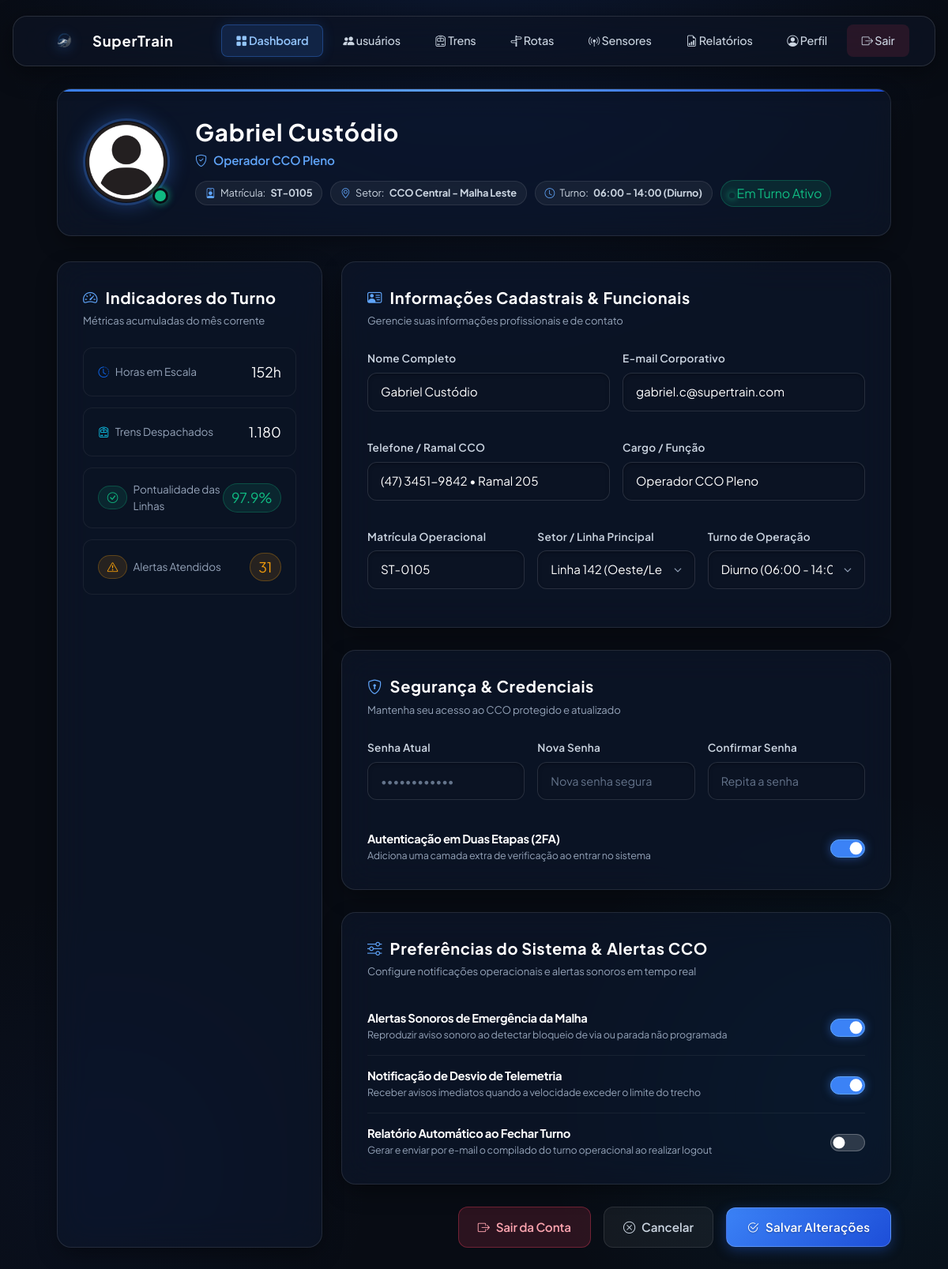
The page /perfil.php (signed in) on the database its author committed.
### tables this page shows
CREATE TABLE `operadores` (
    `id` INT AUTO_INCREMENT PRIMARY KEY,
    `usuario_id` INT NOT NULL UNIQUE,
    `matricula` VARCHAR(20) NOT NULL UNIQUE,
    `nome_completo` VARCHAR(150) NOT NULL,
    `cargo_funcao` VARCHAR(100) NOT NULL,
    `setor_descricao` VARCHAR(100) NOT NULL DEFAULT 'CCO Central - Malha Sul',
    `telefone_ramal` VARCHAR(60) NULL,
    `foto_perfil_url` VARCHAR(255) DEFAULT 'imagens/foto_perfil.webp',
    `linha_principal_id` INT NULL,
    `turno_trabalho` ENUM('diurno1', 'vespertino', 'noturno', 'escala') NOT NULL DEFAULT 'diurno1',
    `status_turno` ENUM('ativo', 'inativo', 'pausa') NOT NULL DEFAULT 'ativo',
    `horas_em_escala_acumuladas` INT NOT NULL DEFAULT 0,
    `trens_despachados_acumulados` INT NOT NULL DEFAULT 0,
    `pontualidade_linhas_percentual` DECIMAL(5,2) NOT NULL DEFAULT 98.40,
    `alertas_atendidos_acumulados` INT NOT NULL DEFAULT 0,
    `autenticacao_2fa` BOOLEAN NOT NULL DEFAULT TRUE,
    `alerta_sonoro_emergencia` BOOLEAN NOT NULL DEFAULT TRUE,
    `notificacao_telemetria` BOOLEAN NOT NULL DEFAULT TRUE,
    `relatorio_auto_fechamento` BOOLEAN NOT NULL DEFAULT TRUE,
    `criado_em` DATETIME DEFAULT CURRENT_TIMESTAMP,
    `atualizado_em` DATETIME DEFAULT CURRENT_TIMESTAMP ON UPDATE CURRENT_TIMESTAMP,
    CONSTRAINT `fk_operadores_usuario` FOREIGN KEY (`usuario_id`) REFERENCES `usuarios`(`id`) ON DELETE CASCADE,
    CONSTRAINT `fk_operadores_linha` FOREIGN KEY (`linha_principal_id`) REFERENCES `linhas`(`id`) ON DELETE SET NULL,
    INDEX `idx_operadores_matricula` (`matricula`)
);

CREATE TABLE `usuarios` (
    `id` INT AUTO_INCREMENT PRIMARY KEY,
    `email` VARCHAR(150) NOT NULL UNIQUE,
    `nome_usuario` VARCHAR(50) NOT NULL UNIQUE,
    `senha_hash` VARCHAR(255) NOT NULL,
    `cargo` enum('gestor','operador', 'cliente') DEFAULT 'cliente',
    `pais_id` INT NOT NULL,
    `status_conta` ENUM('ativo', 'inativo', 'bloqueado', 'pendente') NOT NULL DEFAULT 'ativo',
    `ultimo_login` DATETIME NULL,
    `criado_em` DATETIME DEFAULT CURRENT_TIMESTAMP,
    `atualizado_em` DATETIME DEFAULT CURRENT_TIMESTAMP ON UPDATE CURRENT_TIMESTAMP,
    CONSTRAINT `fk_usuarios_pais` FOREIGN KEY (`pais_id`) REFERENCES `paises`(`id`) ON DELETE RESTRICT
);

CREATE TABLE `linhas` (
    `id` INT AUTO_INCREMENT PRIMARY KEY,
    `codigo_linha` VARCHAR(10) NOT NULL UNIQUE,
    `nome_linha` VARCHAR(100) NOT NULL,
    `sentido_padrao` VARCHAR(50) NOT NULL,
    `tipo_linha` ENUM('passageiros', 'carga', 'expresso', 'misto') NOT NULL DEFAULT 'passageiros',
    `status_operacional` ENUM('ativo', 'parado', 'manutencao', 'atencao') NOT NULL DEFAULT 'ativo',
    `cor_hex` VARCHAR(7) NOT NULL DEFAULT '#00d2ff',
    `extensao_km` DECIMAL(6,2) NOT NULL DEFAULT 0.00,
    `ativo` BOOLEAN NOT NULL DEFAULT TRUE,
    `criado_em` DATETIME DEFAULT CURRENT_TIMESTAMP,
    INDEX `idx_linhas_codigo` (`codigo_linha`),
    INDEX `idx_linhas_status` (`status_operacional`)
);

### perfil.php (the view, shortened to what the rows shown need)
<?php
require 'config.php';
$usuarioId = (int) $_SESSION['usuario_id'];
$turnos = [
  'diurno1'    => ['rotulo' => 'Diurno (06:00 - 14:00)',     'resumo' => '06:00 - 14:00 (Diurno)'],
  'vespertino' => ['rotulo' => 'Vespertino (14:00 - 22:00)', 'resumo' => '14:00 - 22:00 (Vespertino)'],
  'noturno'    => ['rotulo' => 'Noturno (22:00 - 06:00)',    'resumo' => '22:00 - 06:00 (Noturno)'],
  'escala'     => ['rotulo' => 'Escala 12x36',               'resumo' => 'Escala 12x36'],
];
$statusTurno = [
  'ativo'   => ['rotulo' => 'Em Turno Ativo', 'cor' => null],
  'pausa'   => ['rotulo' => 'Em Pausa',       'cor' => '#ffc107'],
  'inativo' => ['rotulo' => 'Fora de Turno',  'cor' => '#6c757d'],
];
function buscarPerfil(mysqli $conexao, int $usuarioId): ?array
{
  $stmt = $conexao->prepare(
    'SELECT u.id AS usuario_id, u.email, u.nome_usuario, u.senha_hash, u.cargo AS cargo_usuario,
            o.id AS operador_id, o.matricula, o.nome_completo, o.cargo_funcao, o.setor_descricao,
            o.telefone_ramal, o.foto_perfil_url, o.linha_principal_id, o.turno_trabalho, o.status_turno,
            o.horas_em_escala_acumuladas, o.trens_despachados_acumulados,
            o.pontualidade_linhas_percentual, o.alertas_atendidos_acumulados,
            o.autenticacao_2fa, o.alerta_sonoro_emergencia, o.notificacao_telemetria,
            o.relatorio_auto_fechamento
       FROM usuarios u
       LEFT JOIN operadores o ON o.usuario_id = u.id
      WHERE u.id = ?'
  );
  $stmt->bind_param('i', $usuarioId);
  $stmt->execute();
  $perfil = $stmt->get_result()->fetch_assoc();
  return $perfil ?: null;
}
$perfil = buscarPerfil($conexao, $usuarioId);
$linhas = $conexao->query('SELECT id, codigo_linha, nome_linha FROM linhas WHERE ativo = 1 ORDER BY codigo_linha');
$nomeExibicao   = $perfil['nome_completo'] ?? ($perfil['nome_usuario'] ?? $perfil['email']);
$cargoExibicao  = $perfil['cargo_funcao'] ?? ucfirst((string) $perfil['cargo_usuario']);
$matricula      = $perfil['matricula'] ?? '—';
$setor          = $perfil['setor_descricao'] ?? '—';
$foto           = $perfil['foto_perfil_url'] ?: 'imagens/foto_perfil.webp';
$turnoAtual     = $perfil['turno_trabalho'] ?? 'diurno1';
$statusAtual    = $statusTurno[$perfil['status_turno'] ?? 'inativo'] ?? $statusTurno['inativo'];
$linhaAtual     = $perfil['linha_principal_id'];
?>
<!DOCTYPE html>
<html lang="pt-br">
<head>
  <link href="https://cdn.jsdelivr.net/npm/bootstrap@5.3.3/dist/css/bootstrap.min.css" rel="stylesheet" />
  <link rel="stylesheet" href="https://cdn.jsdelivr.net/npm/bootstrap-icons@1.11.3/font/bootstrap-icons.min.css" />
  <link rel="stylesheet" href="estilo/perfil.css" />
</head>
<body>
  <main>
    <div class="container perfil-container">
      <section class="card card-bg-blur perfil-hero-card">
        <div class="perfil-hero-content">
          <div class="perfil-avatar-wrapper">
            <img src="<?= htmlspecialchars($foto) ?>" alt="Foto do Operador" class="perfil-avatar-img" />
            <span class="perfil-avatar-badge" title="Operador Conectado"></span>
          </div>
          <div class="perfil-info">
            <h1 class="perfil-nome"><?= htmlspecialchars($nomeExibicao) ?></h1>
            <div class="perfil-cargo">
              <i class="bi bi-shield-check"></i> <?= htmlspecialchars($cargoExibicao) ?>
            </div>
            <div class="perfil-meta-tags">
              <span class="meta-tag">
                <i class="bi bi-person-badge"></i> Matrícula: <strong><?= htmlspecialchars($matricula) ?></strong>
              </span>
              <span class="meta-tag">
                <i class="bi bi-geo-alt"></i> Setor: <strong><?= htmlspecialchars($setor) ?></strong>
              </span>
              <span class="meta-tag">
                <i class="bi bi-clock"></i> Turno: <strong><?= htmlspecialchars($turnos[$turnoAtual]['resumo'] ?? '—') ?></strong>
              </span>
              <span class="status-ativo">
                <span class="status-dot" <?= $statusAtual['cor'] ? 'style="background-color: ' . $statusAtual['cor'] . ';"' : '' ?>></span>
                <?= htmlspecialchars($statusAtual['rotulo']) ?>
              </span>
            </div>
          </div>
        </div>
      </section>
      <div class="row g-4">
        <div class="col-lg-4">
          <div class="card card-bg-blur perfil-card perfil-stats-card">
            <div class="perfil-stats-header">
              <h2 class="card-section-title">
                <i class="bi bi-speedometer2"></i> Indicadores do Turno
              </h2>
            </div>
            <div class="perfil-stats-grid">
              <div class="stat-item">
                <span class="stat-item-label">
                  <i class="bi bi-clock-history text-primary"></i> Horas em Escala
                </span>
                <span class="stat-item-value"><?= (int) ($perfil['horas_em_escala_acumuladas'] ?? 0) ?>h</span>
              </div>
              <div class="stat-item">
                <span class="stat-item-label">
                  <i class="bi bi-train-front text-info"></i> Trens Despachados
                </span>
                <span class="stat-item-value"><?= number_format((int) ($perfil['trens_despachados_acumulados'] ?? 0), 0, ',', '.') ?></span>
              </div>
              <div class="stat-item">
                <span class="stat-item-label">
                  <i class="bi bi-check-circle text-success"></i> Pontualidade das Linhas
                </span>
                <span class="stat-item-value text-success">
                  <?= $perfil['pontualidade_linhas_percentual'] !== null
                    ? number_format((float) $perfil['pontualidade_linhas_percentual'], 1, '.', '') . '%'
                    : '—' ?>
                </span>
              </div>
              <div class="stat-item">
                <span class="stat-item-label">
                  <i class="bi bi-exclamation-triangle text-warning"></i> Alertas Atendidos
                </span>
                <span class="stat-item-value text-warning"><?= (int) ($perfil['alertas_atendidos_acumulados'] ?? 0) ?></span>
              </div>
            </div>
          </div>
        </div>
        <div class="col-lg-8">
          <form id="formPerfilOperador" method="post">
            <div class="card card-bg-blur perfil-card">
              <h2 class="card-section-title">
                <i class="bi bi-person-vcard"></i> Informações Cadastrais & Funcionais
              </h2>
              <div class="row g-3">
                <div class="col-md-6">
                  <div class="form-group mb-3">
                    <label for="inputNomeCompleto" class="form-label">Nome Completo</label>
                    <input type="text" id="inputNomeCompleto" name="nome_completo" class="form-control"
                      value="<?= htmlspecialchars($perfil['nome_completo'] ?? '') ?>" maxlength="150" required />
                  </div>
                </div>
                <div class="col-md-6">
                  <div class="form-group mb-3">
                    <label for="inputEmailCorp" class="form-label">E-mail Corporativo</label>
                    <input type="email" id="inputEmailCorp" name="email" class="form-control"
                      value="<?= htmlspecialchars($perfil['email']) ?>" maxlength="150" required />
                  </div>
                </div>
                <div class="col-md-6">
                  <div class="form-group mb-3">
                    <label for="inputRamal" class="form-label">Telefone / Ramal CCO</label>
                    <input type="text" id="inputRamal" name="telefone_ramal" class="form-control"
                      value="<?= htmlspecialchars($perfil['telefone_ramal'] ?? '') ?>" maxlength="60" />
                  </div>
                </div>
                <div class="col-md-6">
                  <div class="form-group mb-3">
                    <label for="inputCargoFuncao" class="form-label">Cargo / Função</label>
                    <input type="text" id="inputCargoFuncao" name="cargo_funcao" class="form-control"
                      value="<?= htmlspecialchars($perfil['cargo_funcao'] ?? '') ?>" maxlength="100" />
                  </div>
                </div>
                <div class="col-md-4">
                  <div class="form-group mb-3">
                    <label for="inputMatricula" class="form-label">Matrícula Operacional</label>
                    <input type="text" id="inputMatricula" class="form-control" value="<?= htmlspecialchars($matricula) ?>" disabled />
                  </div>
                </div>
                <div class="col-md-4">
                  <div class="form-group mb-3">
                    <label for="selectSetorLinha" class="form-label">Setor / Linha Principal</label>
                    <select id="selectSetorLinha" name="linha_principal_id" class="form-select">
                      <?php while ($linha = $linhas->fetch_assoc()): ?>
                        <option value="<?= (int) $linha['id'] ?>" <?= (int) $linhaAtual === (int) $linha['id'] ? 'selected' : '' ?>>
                          <?= htmlspecialchars($linha['nome_linha']) ?>
                        </option>
                      <?php endwhile; ?>
                    </select>
                  </div>
                </div>
                <div class="col-md-4">
                  <div class="form-group mb-3">
                    <label for="selectTurnoTrabalho" class="form-label">Turno de Operação</label>
                    <select id="selectTurnoTrabalho" name="turno_trabalho" class="form-select">
                      <?php foreach ($turnos as $valor => $turno): ?>
                        <option value="<?= $valor ?>" <?= $turnoAtual === $valor ? 'selected' : '' ?>>
                          <?= htmlspecialchars($turno['rotulo']) ?>
                        </option>
                      <?php endforeach; ?>
                    </select>
                  </div>
                </div>
              </div>
            </div>
            <div class="card card-bg-blur perfil-card mt-4">
              <h2 class="card-section-title">
                <i class="bi bi-shield-lock"></i> Segurança & Credenciais
              </h2>
            </div>
            <div class="card card-bg-blur perfil-card mt-4">
              <h2 class="card-section-title">
                <i class="bi bi-sliders"></i> Preferências do Sistema & Alertas CCO
              </h2>
            </div>
          </form>
        </div>
      </div>
    </div>
  </main>
</body>
</html>

### rows shown on the page
operadores: foto_perfil_url (picture), nome_completo "Gabriel Custódio", cargo_funcao "Operador CCO Pleno", matricula "ST-0105", setor_descricao "CCO Central - Malha Leste", turno_trabalho "06:00 - 14:00 (Diurno)", status_turno "Em Turno Ativo", horas_em_escala_acumuladas "152", trens_despachados_acumulados "1.180", pontualidade_linhas_percentual "97.9", alertas_atendidos_acumulados "31", email "gabriel.c@supertrain.com", telefone_ramal "(47) 3451-9842 • Ramal 205", linha_principal_id "Linha 142 (Oeste/Leste)", turno_trabalho "Diurno (06:00 - 14:00)"
